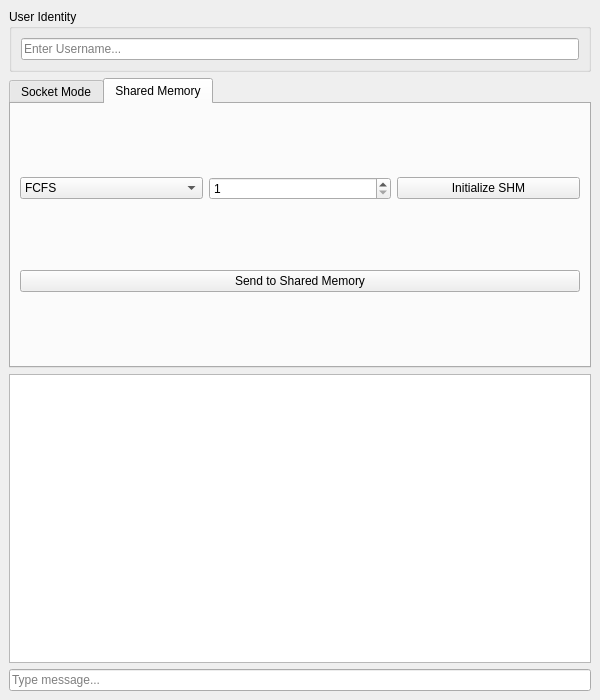
<?xml version="1.0" encoding="UTF-8"?>
<ui version="4.0">
 <class>MainWindow</class>
 <widget class="QMainWindow" name="MainWindow">
  <property name="geometry">
   <rect>
    <x>0</x>
    <y>0</y>
    <width>600</width>
    <height>700</height>
   </rect>
  </property>
  <widget class="QWidget" name="centralwidget">
   <layout class="QVBoxLayout" name="mainVerticalLayout">
    <item>
     <widget class="QGroupBox" name="identityGroup">
      <property name="title">
       <string>User Identity</string>
      </property>
      <layout class="QHBoxLayout" name="identityLayout">
       <item>
        <widget class="QLineEdit" name="nameInput">
         <property name="placeholderText">
          <string>Enter Username...</string>
         </property>
        </widget>
       </item>
      </layout>
     </widget>
    </item>
    <item>
     <widget class="QTabWidget" name="modeTabs">
      <property name="currentIndex">
       <number>1</number>
      </property>
      <widget class="QWidget" name="socketTab">
       <attribute name="title">
        <string>Socket Mode</string>
       </attribute>
       <layout class="QVBoxLayout" name="socketLayout">
        <item>
         <layout class="QHBoxLayout" name="socketConfigLayout">
          <item>
           <widget class="QLineEdit" name="ipInput">
            <property name="text">
             <string>127.0.0.1</string>
            </property>
           </widget>
          </item>
          <item>
           <widget class="QLineEdit" name="portInput">
            <property name="text">
             <string>2005</string>
            </property>
           </widget>
          </item>
          <item>
           <widget class="QPushButton" name="connectButton">
            <property name="text">
             <string>Connect</string>
            </property>
           </widget>
          </item>
         </layout>
        </item>
        <item>
         <widget class="QPushButton" name="sendSocketButton">
          <property name="text">
           <string>Send via Network</string>
          </property>
         </widget>
        </item>
       </layout>
      </widget>
      <widget class="QWidget" name="shmTab">
       <attribute name="title">
        <string>Shared Memory</string>
       </attribute>
       <layout class="QVBoxLayout" name="shmLayout">
        <item>
         <layout class="QHBoxLayout" name="shmConfigLayout">
          <item>
           <widget class="QComboBox" name="algoComboBox">
            <item>
             <property name="text">
              <string>FCFS</string>
             </property>
            </item>
            <item>
             <property name="text">
              <string>Priority</string>
             </property>
            </item>
            <item>
             <property name="text">
              <string>Round Robin</string>
             </property>
            </item>
            <item>
             <property name="text">
              <string>SJF</string>
             </property>
            </item>
           </widget>
          </item>
          <item>
           <widget class="QSpinBox" name="prioritySpinBox">
            <property name="minimum">
             <number>1</number>
            </property>
            <property name="maximum">
             <number>5</number>
            </property>
           </widget>
          </item>
          <item>
           <widget class="QPushButton" name="initShmButton">
            <property name="text">
             <string>Initialize SHM</string>
            </property>
           </widget>
          </item>
         </layout>
        </item>
        <item>
         <widget class="QPushButton" name="sendShmButton">
          <property name="text">
           <string>Send to Shared Memory</string>
          </property>
         </widget>
        </item>
       </layout>
      </widget>
     </widget>
    </item>
    <item>
     <widget class="QTextBrowser" name="chatDisplay"/>
    </item>
    <item>
     <widget class="QLineEdit" name="messageInput">
      <property name="placeholderText">
       <string>Type message...</string>
      </property>
     </widget>
    </item>
   </layout>
  </widget>
 </widget>
 <resources/>
 <connections/>
</ui>
